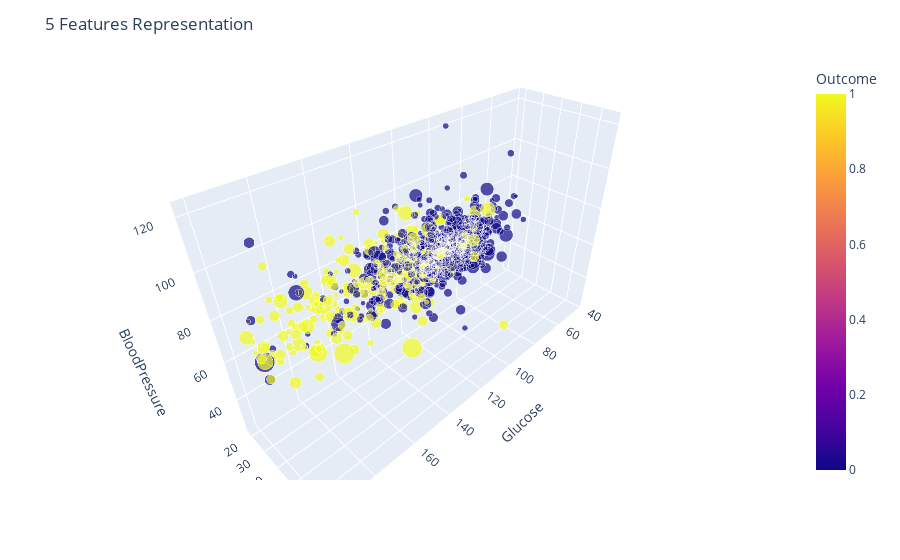

The cell this chart's notebook holds for it:
### Code cell
fig2 = px.scatter_3d(df, x="Glucose", y="BMI",z="BloodPressure",
                     color="Outcome",size="DiabetesPedigreeFunction")
fig2.update_layout(title="5 Features Representation")
fig2.show()

### Figure 1 — Plotly figure (JSON) as saved in the notebook; plotly's stock layout.template omitted (floating-point values rounded to 4 significant figures; data arrays with more than 128 entries replaced by an {"elided": "..."} marker saying what was removed)
{"data": [{"hovertemplate": "Glucose=%{x}<br>BMI=%{y}<br>BloodPressure=%{z}<br>DiabetesPedigreeFunction=%{marker.size}<br>Outcome=%{marker.color}<extra></extra>", "legendgroup": "", "marker": {"color": {"elided": "768 int values"}, "coloraxis": "coloraxis", "size": {"elided": "768 float values"}, "sizemode": "area", "sizeref": 0.00605, "symbol": "circle"}, "mode": "markers", "name": "", "scene": "scene", "showlegend": false, "type": "scatter3d", "x": {"elided": "768 float values"}, "y": {"elided": "768 float values"}, "z": {"elided": "768 float values"}}], "layout": {"coloraxis": {"colorbar": {"title": {"text": "Outcome"}}, "colorscale": [[0, "#0d0887"], [0.1111, "#46039f"], [0.2222, "#7201a8"], [0.3333, "#9c179e"], [0.4444, "#bd3786"], [0.5556, "#d8576b"], [0.6667, "#ed7953"], [0.7778, "#fb9f3a"], [0.8889, "#fdca26"], [1, "#f0f921"]]}, "legend": {"itemsizing": "constant", "tracegroupgap": 0}, "margin": {"t": 60}, "scene": {"domain": {"x": [0, 1], "y": [0, 1]}, "xaxis": {"title": {"text": "Glucose"}}, "yaxis": {"title": {"text": "BMI"}}, "zaxis": {"title": {"text": "BloodPressure"}}}, "title": {"text": "5 Features Representation"}}}
